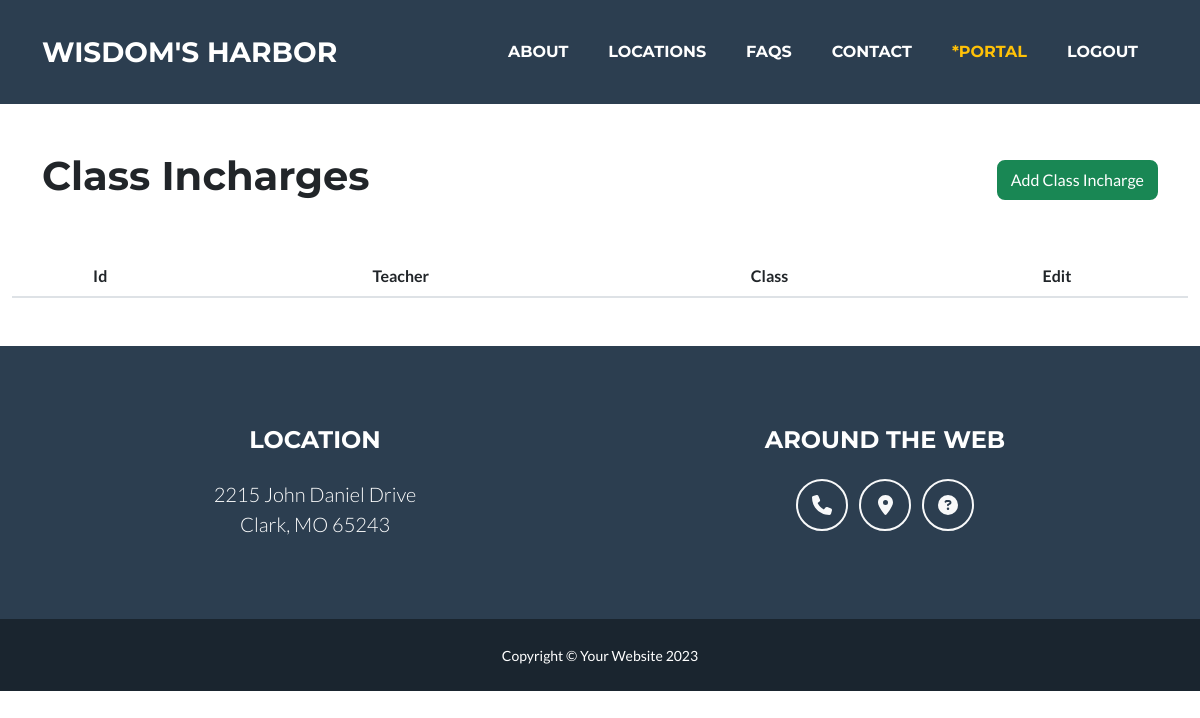
/class/incharges/ (signed in), run on an earlier commit of the app's database.
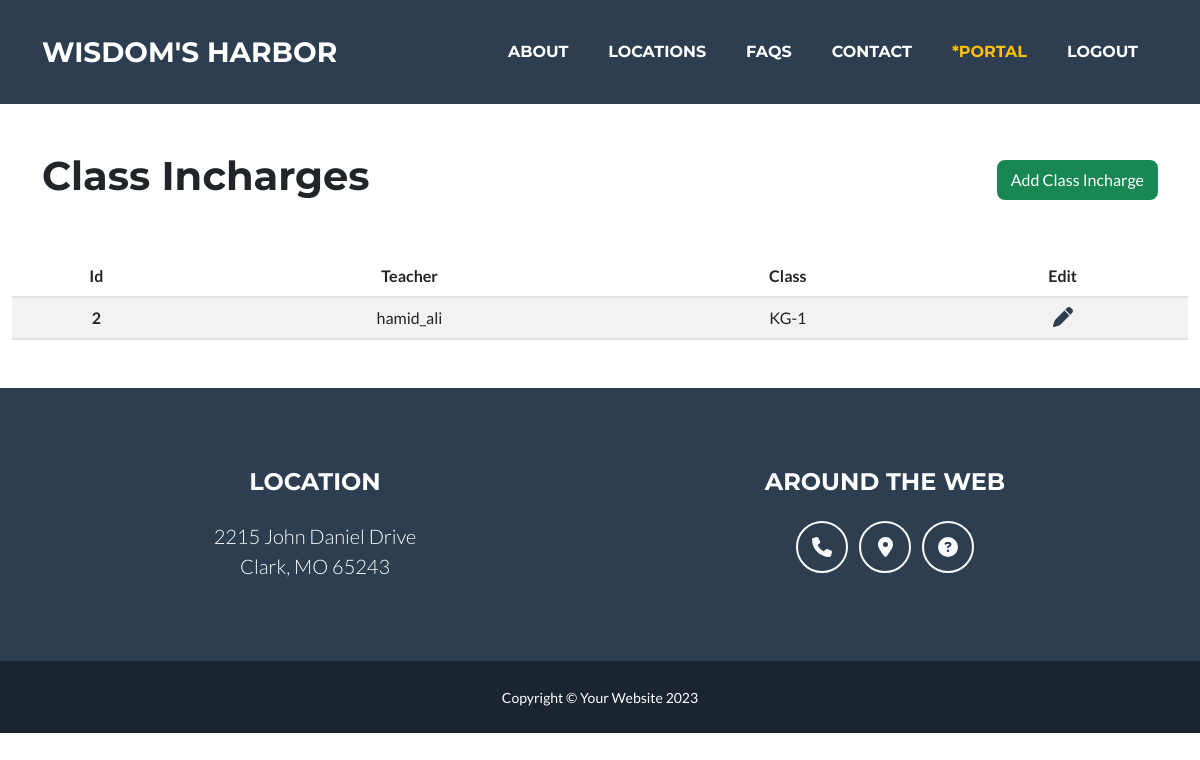
And on a later commit of the database.
### school/models.py (models this page shows, shortened)
class ClassIncharge(models.Model):
    teacher = models.ForeignKey(Staff, on_delete = models.CASCADE)
    class_obj = models.ForeignKey(ClassAndTiming, on_delete = models.CASCADE)

class Staff(models.Model):
    first_name = models.CharField(max_length=255, default='')
    last_name = models.CharField(max_length=255, null=True, blank=True)
    username = models.CharField(max_length=255, default='')
    age = models.IntegerField()
    dob = models.DateField()
    gender = models.ForeignKey(Gender, on_delete=models.CASCADE)
    qualification = models.CharField(max_length=255)
    experience = models.CharField(max_length=255, null=True, blank=True)
    designation = models.ForeignKey(Designation, on_delete=models.CASCADE)
    subject = models.ForeignKey(Subject, on_delete=models.CASCADE, null=True, blank=True)
    email = models.EmailField()
    phone = models.CharField(max_length=100)
    emergency_phone = models.CharField(max_length=100)
    address = models.CharField(max_length=255)
    joining_date = models.DateField()
    salary = models.CharField(max_length=20)
    employment_status = models.ForeignKey(EmploymentStatus, on_delete=models.CASCADE)
    contract_details = models.CharField(max_length=1000, null=True, blank=True)
    status = models.BooleanField(default=True)
    class Meta:
        verbose_name_plural = 'Staff'

class ClassAndTiming(models.Model):
    class_name = models.ForeignKey(Grade, on_delete=models.SET_NULL, null=True)
    period_one = models.ForeignKey(Timing, on_delete=models.CASCADE, related_name='period_one')
    period_one_subject = models.ForeignKey(Subject, on_delete=models.SET_NULL, null=True, blank=True, related_name = 'period_one_subject')
    period_one_teacher = models.ForeignKey(Staff, on_delete=models.SET_NULL, null=True, blank = True, related_name = 'period_one_teacher')
    period_two = models.ForeignKey(Timing, on_delete=models.CASCADE, related_name='period_two')
    period_two_subject = models.ForeignKey(Subject, on_delete=models.SET_NULL, null=True, blank=True, related_name = 'period_two_subject')
    period_two_teacher = models.ForeignKey(Staff, on_delete=models.SET_NULL, null=True, blank = True, related_name = 'period_two_teacher')
    period_three = models.ForeignKey(Timing, on_delete=models.CASCADE, related_name='period_three')
    period_three_subject = models.ForeignKey(Subject, on_delete=models.SET_NULL, null=True, blank=True, related_name = 'period_three_subject')
    period_three_teacher = models.ForeignKey(Staff, on_delete=models.SET_NULL, null=True, blank = True, related_name = 'period_three_teacher')
    period_four = models.ForeignKey(Timing, on_delete=models.CASCADE, related_name='period_four')
    period_four_subject = models.ForeignKey(Subject, on_delete=models.SET_NULL, null=True, blank=True, related_name = 'period_four_subject')
    period_four_teacher = models.ForeignKey(Staff, on_delete=models.SET_NULL, null=True, blank = True, related_name = 'period_four_teacher')
    period_five = models.ForeignKey(Timing, on_delete=models.CASCADE, related_name='period_five')
    period_five_subject = models.ForeignKey(Subject, on_delete=models.SET_NULL, null=True, blank=True, related_name = 'period_five_subject')
    period_five_teacher = models.ForeignKey(Staff, on_delete=models.SET_NULL, null=True, blank = True, related_name = 'period_five_teacher')
    period_six = models.ForeignKey(Timing, on_delete=models.CASCADE, related_name='period_six')
    period_six_subject = models.ForeignKey(Subject, on_delete=models.SET_NULL, null=True, blank=True, related_name = 'period_six_subject')
    period_six_teacher = models.ForeignKey(Staff, on_delete=models.SET_NULL, null=True, blank = True, related_name = 'period_six_teacher')
    period_seven = models.ForeignKey(Timing, on_delete=models.CASCADE, related_name='period_seven')
    period_seven_subject = models.ForeignKey(Subject, on_delete=models.SET_NULL, null=True, blank=True, related_name = 'period_seven_subject')
    period_seven_teacher = models.ForeignKey(Staff, on_delete=models.SET_NULL, null=True, blank = True, related_name = 'period_seven_teacher')
    status = models.BooleanField(default=True)

class Grade(models.Model):
    name = models.CharField(max_length=255)
    status = models.BooleanField(default=True)
    def __str__(self):
        return self.name

### school/views.py (the view)
# urls.py: path('class/incharges/', views.display_class_incharges, name='display_class_incharges'),
def display_class_incharges(request):
    if request.user.is_authenticated:
        if request.user.is_superuser:
            data = ClassIncharge.objects.all()
            return render(request, 'display_class_incharges.html',{'data':data})
        else:
            messages.warning(request, 'This page is for admin only!')
            return redirect('home')
    else:
        messages.warning(request, 'please login first!')
        return redirect('login')

### school/templates/display_class_incharges.html (shortened to what this page needs)
{% extends 'layout.html' %}
{% load static %}
{% block 'content' %}
    <div class="container-fluid">
        <div class="container my-5 d-flex align-items-center justify-content-between">
            <h1>Class Incharges</h1>
            <a href="{% url 'add_class_incharge' %}" class="btn btn-success">Add Class Incharge</a>
        </div>
        <table class="table table-striped text-center">
            <thead>
                <tr>
                    <th>Id</th>
                    <th>Teacher</th>
                    <th>Class</th>
                    <th>Edit</th>
                </tr>
            </thead>
            <tbody>
                {% for incharge in data %}
                    <tr>
                        <th>{{incharge.id}}</th>
                        <td>{{incharge.teacher.username}}</td>
                        <td>{{incharge.class_obj.class_name}}</td>
                        <td>
                            <a href="{% url 'edit_class_incharge' incharge.id %}">
                                <i class="fa-solid fa-pen fs-5 text-secondary"></i>
                            </a>
                        </td>
                    </tr>
                {% endfor %}
            </tbody>
        </table>
    </div>
{% endblock %}

What changed in the data, as far as the page shows it:
added ClassIncharge: id "2", teacher.username "hamid_ali", class_obj.class_name "KG-1"
